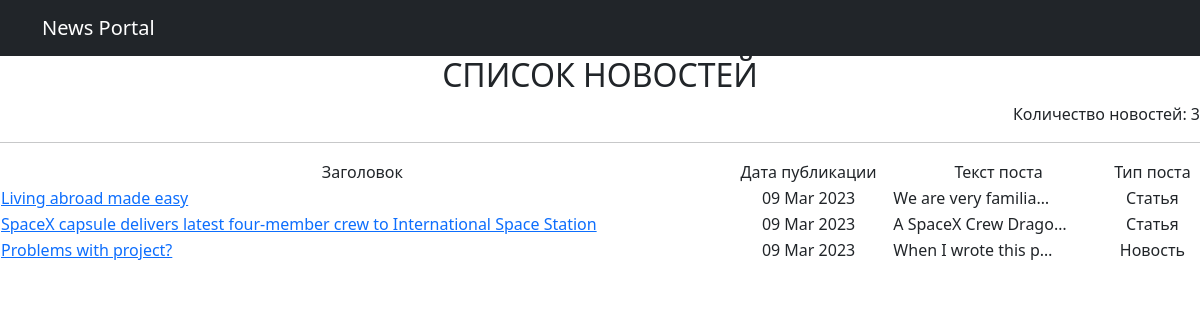
Page /news/ on the committed database.
### news/models.py (models this page shows, shortened)
class Post(models.Model):
    NEWS = 'NE'
    ARTICLE = 'AR'
    TYPES = [(NEWS, 'Новость'), (ARTICLE, 'Статья')]
    author = models.ForeignKey(Author, on_delete=models.CASCADE)
    date_of_post = models.DateTimeField(auto_now_add=True)
    post_category = models.ManyToManyField(Category)
    type_post = models.CharField(max_length=2, choices=TYPES)
    post_title = models.CharField(max_length=128)
    post_text = models.TextField()
    post_rating = models.IntegerField(default=0)

### news/views.py (the view)
# urls.py: path('', PostsList.as_view()),  # при помощи метода as_view представляем наш класс в виде функции
class PostsList(ListView):
    model = Post
    ordering = "-date_of_post"
    template_name = "news.html"
    context_object_name = "posts"
    Post.objects.all()

### news/templatetags/my_filters.py (called while the page is built)
@register.filter()
def censore(value: str):
    words = value.split(' ')
    new_text = ''
    for i in range(len(words)):
        if words[i] in BAD_WORDS:
            words[i] = BAD_WORDS[words[i]]
            new_text += words[i]
            new_text += ' '
        else:
            new_text += words[i]
            new_text += ' '
    return new_text

### templates/news.html (shortened to what this page needs)
{% extends 'flatpages/default.html' %}
{% load  my_filters %}
{% block body %}
    <div style="text-align: center;">
        <h2>
            СПИСОК НОВОСТЕЙ
        </h2>
    </div>
    <div style="text-align: right;">
        <h7>
            Количество новостей: {{ posts|length }}
        </h7>
    </div>
    <hr>
    {% if posts %}
        <div style="text-align: center;">
            <table width="100%">
                <tr>
                    <td align="center">Заголовок</td>
                    <td align="center">Дата публикации</td>
                    <td align="center">Текст поста</td>
                    <td align="center">Тип поста</td>
                </tr>
                {% for post in posts %}
                    <tr>
                        <td align="left"><a href={{ post.pk }}>{{ post.post_title|censore }}</a></td>
                        <td align="center">{{ post.date_of_post|date:'d M Y' }}</td>
                        <td align="left">{{ post.post_text|truncatechars:20|censore }}</td>
                        {% if post.type_post == 'AR' %}
                            <td>Статья</td>
                        {% else %}
                            <td>Новость</td>
                        {% endif %}
                    </tr>
                {% endfor %}
            </table>
        </div>
    {% else %}
        <h2>НОВОСТЕЙ НЕТ</h2>
    {% endif %}
{% endblock body %}

### templates/flatpages/default.html (shortened to what this page needs)
{% load static %}
<!DOCTYPE html>
<html lang="en">
    <head>
        {% load static %}
        <link href="{% static 'css/styles.css' %}" rel="stylesheet" />
    </head>
        <nav class="navbar navbar-expand-lg navbar-dark bg-dark static-top">
            <div class="container">
                <a class="navbar-brand" href="/news">News Portal</a>
            </div>
        </nav>
    <body>
        {% block body %}
        {% endblock body %}
    </body>
</html>

### rows in the picture
Post: post_title|censore "Living abroad made easy", date_of_post "09 Mar 2023", post_text|censore "We are very familia…", type_post "Статья"
Post: post_title|censore "SpaceX capsule delivers latest four-member crew to International Space Station", date_of_post "09 Mar 2023", post_text|censore "A SpaceX Crew Drago…", type_post "Статья"
Post: post_title|censore "Problems with project?", date_of_post "09 Mar 2023", post_text|censore "When I wrote this p…", type_post "Новость"

### other values in the picture
{{ posts|length }} "3"
